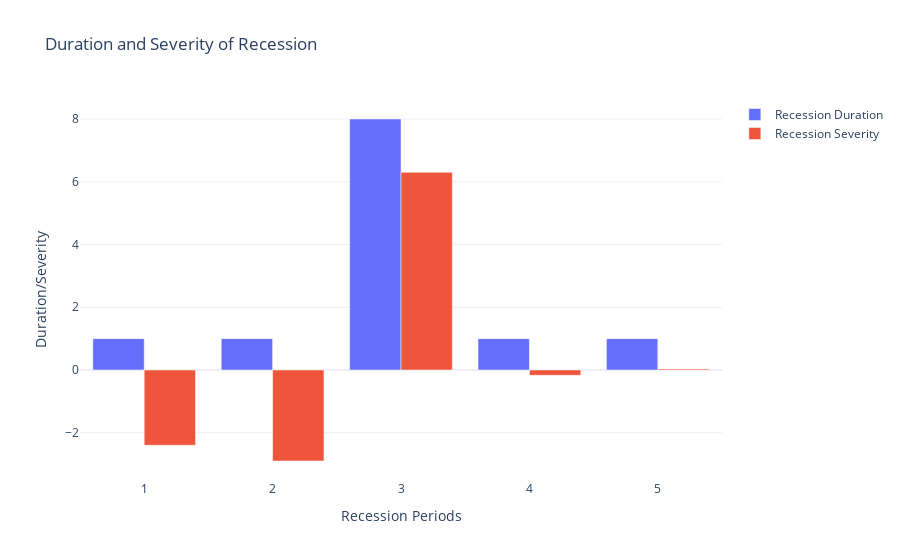

Here is the notebook cell this chart was saved with:
### Code cell
quarterly_data['Recession Start'] = quarterly_data['Recession'].ne(quarterly_data['Recession'].shift()).cumsum()
recession_periods = quarterly_data.groupby('Recession Start')
recession_duration = recession_periods.size()
recession_severity = recession_periods['GDP Growth'].sum()

fig = go.Figure()
fig.add_trace(go.Bar(x=recession_duration.index, y=recession_duration,
                     name='Recession Duration'))
fig.add_trace(go.Bar(x=recession_severity.index, y=recession_severity,
                     name='Recession Severity'))

fig.update_layout(title='Duration and Severity of Recession',
                  xaxis_title='Recession Periods',
                  yaxis_title='Duration/Severity')

fig.show()

### Figure 1 — Plotly figure (JSON) as saved in the notebook; plotly's stock layout.template omitted (floating-point values rounded to 4 significant figures)
{"data": [{"name": "Recession Duration", "type": "bar", "x": [1, 2, 3, 4, 5], "y": [1, 1, 8, 1, 1]}, {"name": "Recession Severity", "type": "bar", "x": [1, 2, 3, 4, 5], "y": [-2.4, -2.9, 6.3, -0.1667, 0.03333]}], "layout": {"autosize": true, "title": {"text": "Duration and Severity of Recession"}, "xaxis": {"autorange": true, "range": [0.5, 5.5], "title": {"text": "Recession Periods"}, "type": "linear"}, "yaxis": {"autorange": true, "range": [-3.506, 8.606], "title": {"text": "Duration/Severity"}, "type": "linear"}}}
